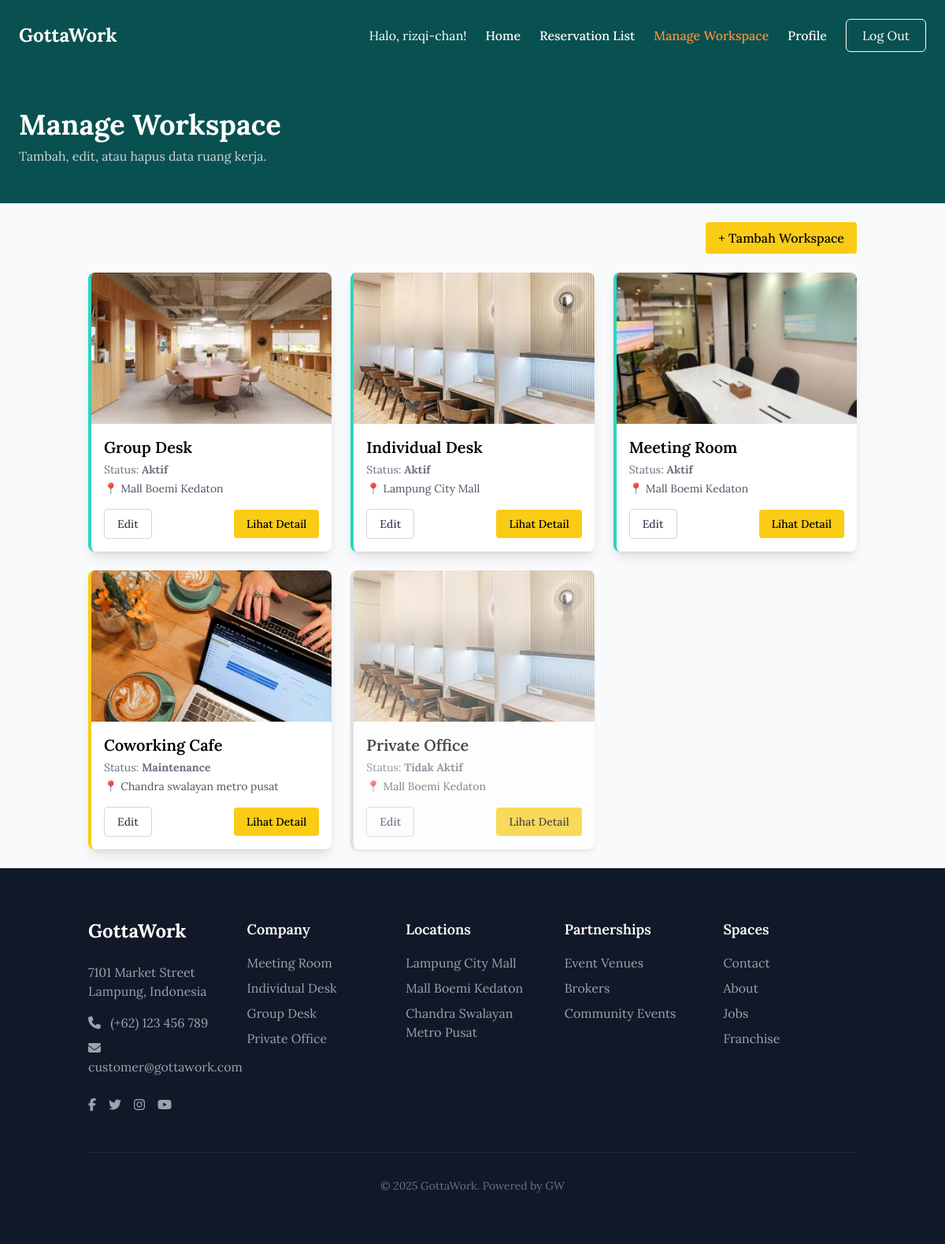
The page /staff/mengaturworkspace.php (signed in) on the database its author committed.
### tables this page shows
CREATE TABLE `workspaces` (
  `id` int NOT NULL,
  `name` varchar(100) DEFAULT NULL,
  `description` text,
  `location` varchar(100) DEFAULT NULL,
  `tipe` varchar(50) DEFAULT NULL,
  `kapasitas` int DEFAULT NULL,
  `fasilitas` json DEFAULT NULL,
  `price` int DEFAULT NULL,
  `duration_unit` varchar(10) DEFAULT NULL,
  `image_path` varchar(255) DEFAULT NULL,
  `status` varchar(20) NOT NULL DEFAULT 'Aktif'
);

### staff/mengaturworkspace.php (the view, shortened to what this page needs)
<?php
require_once '../db.php';
try {
    $stmt = $conn->query("SELECT * FROM workspaces ORDER BY FIELD(status, 'Aktif', 'Maintenance', 'Tidak Aktif'), id DESC");
    $workspaces = $stmt->fetchAll(PDO::FETCH_ASSOC);
} catch (PDOException $e) {
    $workspaces = [];
    $error_message = "Gagal memuat data: " . $e->getMessage();
}
?>
<!DOCTYPE html>
<html lang="id">
<head>
  <script src="https://cdn.tailwindcss.com"></script>
</head>
<body class="bg-gray-50">
<div class="flex-grow">
    <?php
        require_once '../includes/header_staff.php';
    ?>
    <div class="bg-[#095151] text-white">
        <div class="container mx-auto px-6 py-12 max-w-7xl">
            <h1 class="text-4xl font-bold">Manage Workspace</h1>
            <p class="text-gray-300 mt-2">Tambah, edit, atau hapus data ruang kerja.</p>
        </div>
    </div>
    <main class="container mx-auto p-6">
        <div class="flex justify-end mb-6">
            <button onclick="openModal()" class="bg-yellow-400 text-black px-4 py-2 rounded font-medium hover:bg-yellow-500 transition">
                + Tambah Workspace
            </button>
        </div>
        <div class="grid grid-cols-1 md:grid-cols-2 lg:grid-cols-3 gap-6">
            <?php if (empty($workspaces)): ?>
                <p class="col-span-full text-center text-gray-500">Belum ada data workspace yang ditambahkan.</p>
            <?php else: ?>
                <?php foreach ($workspaces as $ws): ?>
                    <?php
                        $status_class = '';
                        switch ($ws['status']) {
                            case 'Aktif':
                                $status_class = 'border-l-4 border-teal-400 shadow-lg';
                                break;
                            case 'Maintenance':
                                $status_class = 'border-l-4 border-yellow-400 shadow-lg';
                                break;
                            case 'Tidak Aktif':
                                $status_class = 'border-l-4 border-gray-300 shadow-md opacity-70';
                                break;
                        }
                    ?>
                    <div class="rounded-lg overflow-hidden bg-white flex flex-col <?= $status_class ?>">
                        <img src="../<?= htmlspecialchars($ws['image_path']) ?>" alt="Gambar <?= htmlspecialchars($ws['name']) ?>" class="w-full h-48 object-cover">
                        <div class="p-4 flex flex-col flex-grow">
                            <h3 class="text-xl font-semibold"><?= htmlspecialchars($ws['name']) ?></h3>
                            <p class="text-sm text-gray-500 mt-1">Status: <span class="font-bold"><?= htmlspecialchars($ws['status']) ?></span></p>
                            <p class="text-gray-600 text-sm mt-1">📍 <?= htmlspecialchars($ws['location']) ?></p>
                            <div class="mt-auto pt-4 flex justify-between items-center">
                                <button onclick='openModal(<?= json_encode($ws, JSON_HEX_TAG | JSON_HEX_APOS | JSON_HEX_QUOT | JSON_HEX_AMP) ?>)' class="border border-gray-300 text-gray-700 px-4 py-2 rounded font-medium text-sm hover:bg-gray-100">Edit</button>
                                <button onclick='openDetailModal(<?= json_encode($ws, JSON_HEX_TAG | JSON_HEX_APOS | JSON_HEX_QUOT | JSON_HEX_AMP) ?>)' class="bg-yellow-400 text-black px-4 py-2 rounded font-medium text-sm hover:bg-yellow-500">Lihat Detail</button>
                            </div>
                        </div>
                    </div>
                <?php endforeach; ?>
            <?php endif; ?>
        </div>
    </main>
</div>
<?php require_once '../includes/footer.php'; ?>
</body>
</html>

### staff/mengaturworkspace.php (style rules this page uses)
body { font-family: 'Lora', serif; }

### rows shown on the page
workspaces: image_path (picture), name "Group Desk", status "Aktif", location "Mall Boemi Kedaton"
workspaces: image_path (picture), name "Individual Desk", status "Aktif", location "Lampung City Mall"
workspaces: image_path (picture), name "Meeting Room", status "Aktif", location "Mall Boemi Kedaton"
workspaces: image_path (picture), name "Coworking Cafe", status "Maintenance", location "Chandra swalayan metro pusat"
workspaces: image_path (picture), name "Private Office", status "Tidak Aktif", location "Mall Boemi Kedaton"

### other values the page prints
$_SESSION['name'] "rizqi-chan"
